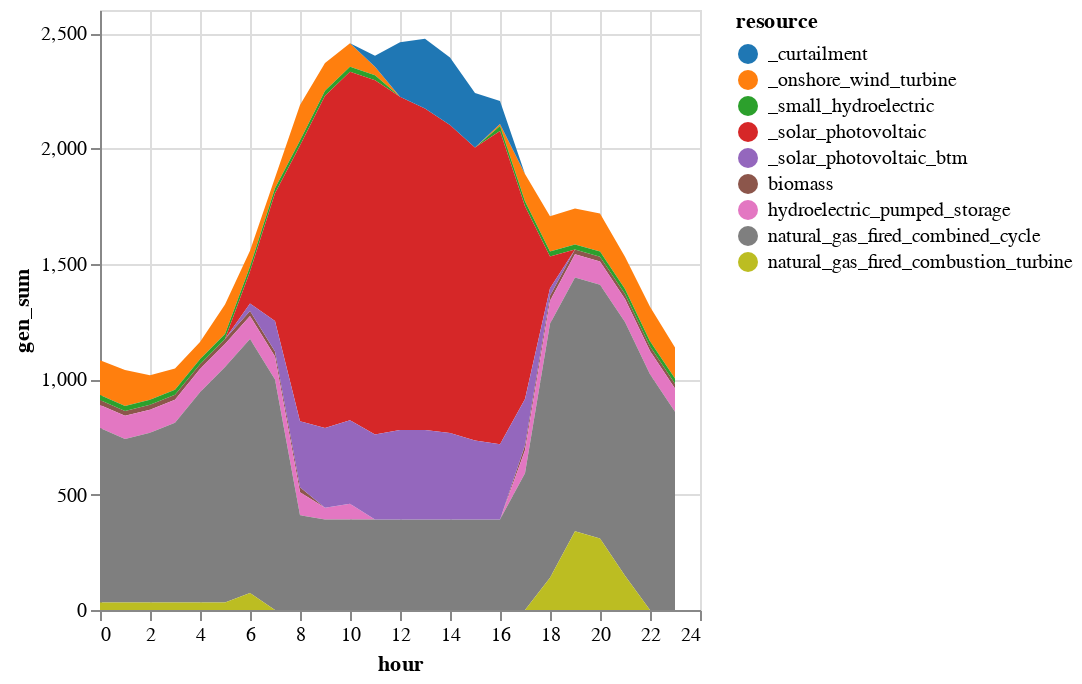

Notebook source saved alongside this figure:
### Code cell
# Plot stacked area chart of generation for the given day using vegalite

# Add in BTM solar and curtailment and plot results

# need to define T_period to use the code from Notebook 5
T_period = 1:24

sol_gen = innerjoin(UC_solution.gen, 
                    gen_df[!, [:r_id, :resource]], 
                    on = :r_id)
sol_gen = combine(groupby(sol_gen, [:resource, :hour]), 
            :gen => sum)

# Rename generators (for plotting purposes)
sol_gen[sol_gen.resource .== "solar_photovoltaic", :resource] .= "_solar_photovoltaic"
sol_gen[sol_gen.resource .== "onshore_wind_turbine", :resource] .= "_onshore_wind_turbine"
sol_gen[sol_gen.resource .== "small_hydroelectric", :resource] .= "_small_hydroelectric"

# BTM solar
btm = DataFrame(resource = repeat(["_solar_photovoltaic_btm"]; outer=length(T_period)), 
    hour = T_period,
    gen_sum = gen_variable_long[gen_variable_long.gen_full .== "wec_sdge_solar_photovoltaic_1.0",:cf] * 600)
append!(sol_gen, btm)

# Curtailment
curtail = combine(groupby(UC_solution.curtail, [:hour]),
            :curt => sum)
curtail[!, :resource] .= "_curtailment"
rename!(curtail, :curt_sum => :gen_sum)
append!(sol_gen, curtail[:,[:resource, :hour, :gen_sum]])

# Rescale hours
sol_gen.hour = sol_gen.hour .- T_period[1]

sol_gen |>
@vlplot(:area, 
    x=:hour, y={:gen_sum, stack=:zero}, 
    color={"resource:n", scale={scheme="category10"}})

### Figure 1 — Vega-Lite specification as saved in the notebook (floating-point values rounded to 4 significant figures; data arrays with more than 128 entries replaced by an {"elided": "..."} marker saying what was removed)
{"data": {"values": {"elided": "216 records"}}, "encoding": {"color": {"field": "resource", "scale": {"scheme": "category10"}, "type": "nominal"}, "x": {"field": "hour", "type": "quantitative"}, "y": {"field": "gen_sum", "stack": "zero", "type": "quantitative"}}, "mark": "area"}
